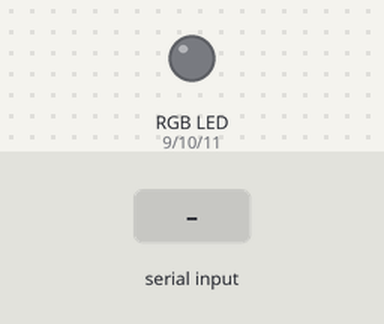
Simulated run of this sketch. Board: Arduino Uno, built with avr-gcc and run on an emulated ATmega328P. Shown: an RGB LED mixed from three pins (HIGH = lit). The inputs (shaded band) are chosen by the test bench. Dim RGB values are drawn brighter than linear.

Above: at 1.2 s.
1.3 s: byte 30 received over Serial
At 2.9 s:
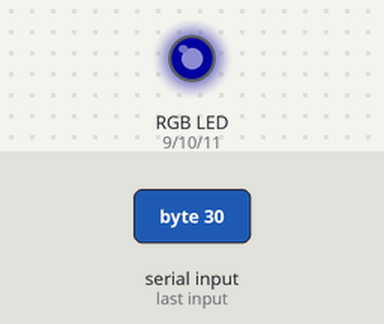
3.5 s: byte 90 received over Serial
At 4.4 s:
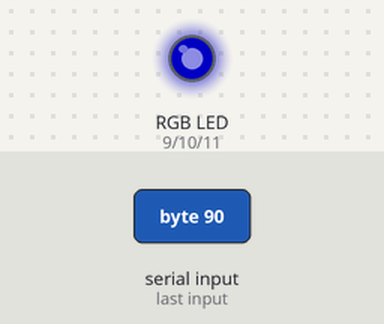
Timing chart, 0 to 6.5 s (numbered marks = the images above; inputs shaded):
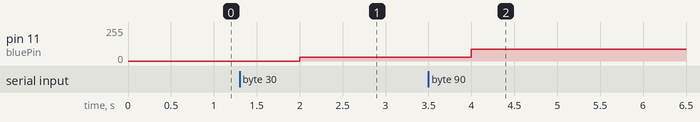

The sketch:

Arduino_Basic_Test.ino
```cpp
int redPin = 9;
int greenPin = 10;
int bluePin = 11;
int state;

void setup()
{
  pinMode(redPin, OUTPUT);
  pinMode(greenPin, OUTPUT);
  pinMode(bluePin, OUTPUT);
   Serial.begin(9600);
// digitalWrite(redPin, HIGH);
}

void loop()
{
  if(Serial.available())
  {
    state = Serial.read();       //255155055
  }
  int red = (state / 1000000);
  int green = (state % 1000000) / 1000;
  int blue = state % 1000;

  setColor(red, green,blue);
  delay (1000);
}

void setColor(int red, int green, int blue)
{
  analogWrite(redPin, red);
  analogWrite(greenPin, green);
  analogWrite(bluePin, blue);
}
```

Measured:
- after the input at 1.3 s, pin 11 (bluePin): 0/255 → 30/255 after 0.70 s
- after the input at 3.5 s, pin 11 (bluePin): 30/255 → 90/255 after 0.50 s
